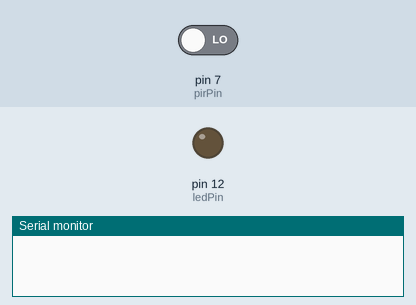
Recording of a sketch running on a simulated Arduino Uno, built with avr-gcc and run on an emulated ATmega328P. On the bench: output pins drawn as LEDs (lit = HIGH), the last lines printed to the serial monitor. The inputs (shaded band) are chosen by the test bench; at power-on: pin 7 (pirPin) LOW.

Above: at 1.2 s.
1.3 s: pin 7 (pirPin) driven HIGH
At 1.7 s:
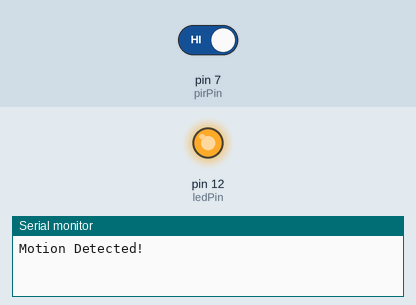
2.8 s: pin 7 (pirPin) driven LOW
At 4.0 s:
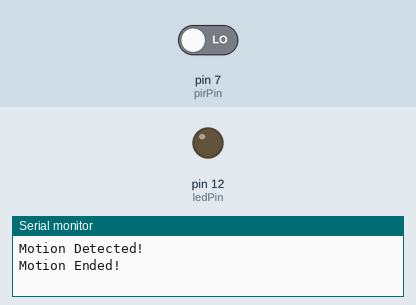
Timing chart, 0 to 5.8 s (numbered marks = the images above; inputs shaded):
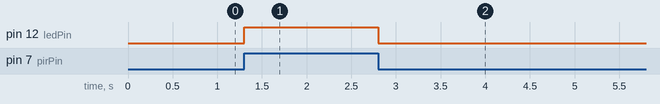

The sketch:

PIR_LED.ino
```cpp
//read LED if PIR sensor triggered....how to controll sensitivity?
int ledPin = 12;
int pirPin = 7;
int pirState = LOW;
int val = 0;

void setup(){
  pinMode(ledPin,OUTPUT);
  pinMode(pirPin,INPUT);
  Serial.begin(9600);
}

void loop(){
  val = digitalRead(pirPin);
  if (val == HIGH){
    digitalWrite(ledPin, HIGH);
      if (pirState == LOW){
      Serial.println("Motion Detected!");
      pirState = HIGH;
      }
  }else{
      digitalWrite(ledPin, LOW);
      if(pirState == HIGH){
        Serial.println("Motion Ended!");
        pirState = LOW;
    }
  }
}
```

Measured:
- after the input at 1.3 s, pin 12 (ledPin): LOW → HIGH at once
- after the input at 2.8 s, pin 12 (ledPin): HIGH → LOW at once
